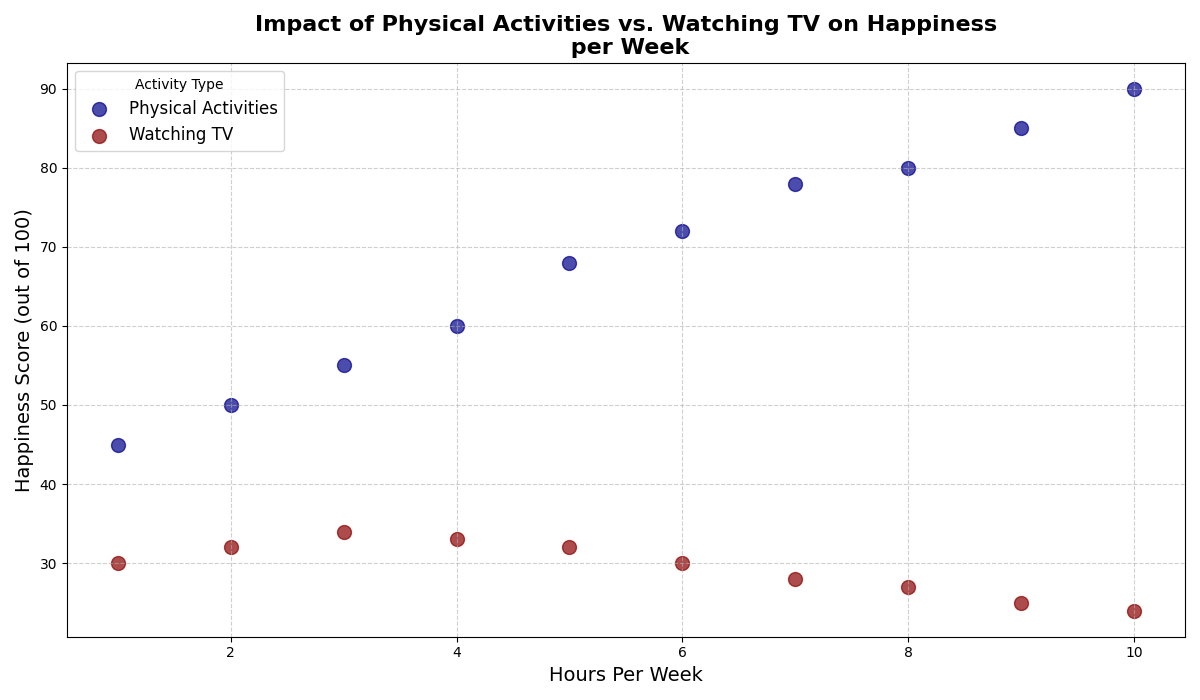

The script that drew this image:
import matplotlib.pyplot as plt
import numpy as np

# Backstory: A research team is studying the relationship between the number of hours spent on physical activities per week
# and the corresponding happiness scores from a survey. They want to analyze if there's a trend or correlation.

# Data: Hours spent on physical activities per week and corresponding happiness scores (out of 100)
activity_hours = np.array([1, 2, 3, 4, 5, 6, 7, 8, 9, 10])
happiness_scores = np.array([45, 50, 55, 60, 68, 72, 78, 80, 85, 90])

# Let's also compare it with another activity; for example, hours spent on watching TV and corresponding happiness scores
tv_hours = np.array([1, 2, 3, 4, 5, 6, 7, 8, 9, 10])
tv_happiness_scores = np.array([30, 32, 34, 33, 32, 30, 28, 27, 25, 24])

# Create the figure and axes
fig, ax = plt.subplots(figsize=(12, 7))

# Plot the scatter plot for physical activities
ax.scatter(activity_hours, happiness_scores, color='darkblue', label='Physical Activities', s=100, alpha=0.7)

# Plot the scatter plot for watching TV
ax.scatter(tv_hours, tv_happiness_scores, color='darkred', label='Watching TV', s=100, alpha=0.7)

# Adding titles and labels
ax.set_title('Impact of Physical Activities vs. Watching TV on Happiness\n per Week', fontsize=16, fontweight='bold')
ax.set_xlabel('Hours Per Week', fontsize=14)
ax.set_ylabel('Happiness Score (out of 100)', fontsize=14)

# Adding a legend
ax.legend(title='Activity Type', fontsize=12, loc='upper left')

# Adding grid
ax.grid(True, linestyle='--', alpha=0.6)

# Automatically adjust layout for better appearance
plt.tight_layout()

# Show the plot
plt.show()
